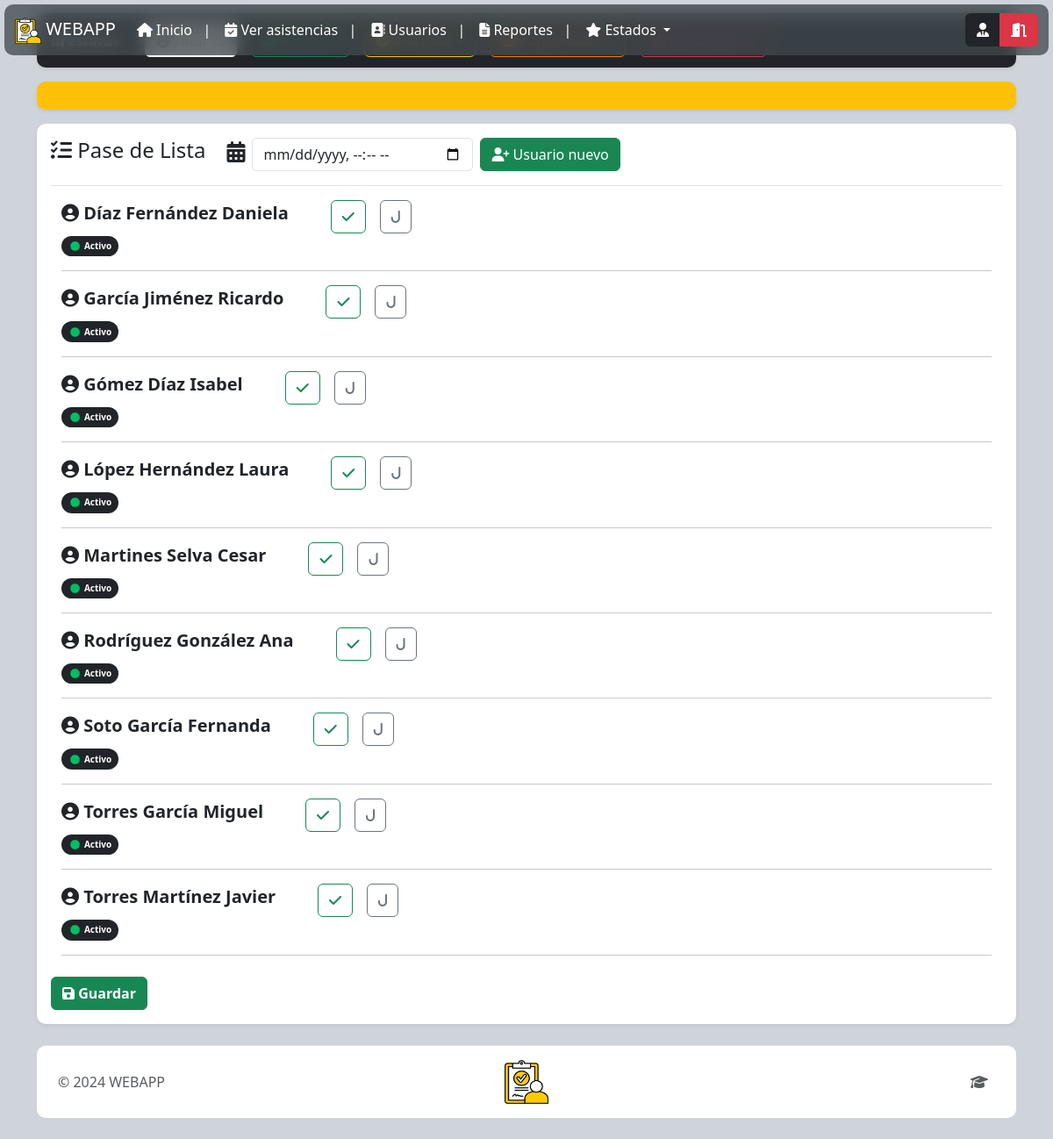
/views/admin/index.php (signed in), run on the app's committed database.
### tables this page shows
CREATE TABLE `usuario` (
  `id_usuario` int(11) NOT NULL,
  `fecha_ingreso_taller` varchar(80) DEFAULT NULL,
  `nombre` varchar(50) DEFAULT NULL,
  `apellidoM` varchar(50) DEFAULT NULL,
  `apellidoP` varchar(50) DEFAULT NULL,
  `fecha_nacimiento` varchar(80) DEFAULT NULL,
  `fotografia` varchar(255) DEFAULT NULL,
  `grado` varchar(15) DEFAULT NULL,
  `profesion` varchar(100) DEFAULT NULL,
  `domicilio_profesion` varchar(200) DEFAULT NULL,
  `rfc` varchar(50) DEFAULT NULL,
  `celular` varchar(20) DEFAULT NULL,
  `correo` varchar(50) DEFAULT NULL,
  `telefonoCasa` varchar(20) DEFAULT NULL,
  `telefonoTrabajo` varchar(20) DEFAULT NULL,
  `domicilio` varchar(255) DEFAULT NULL,
  `tipoSangre` varchar(4) DEFAULT NULL,
  `padecimientos` varchar(200) DEFAULT NULL,
  `alergia` varchar(20) DEFAULT NULL,
  `seguro` varchar(50) DEFAULT NULL,
  `contacto_emergenciaNombre` varchar(100) DEFAULT NULL,
  `contacto_emergenciaTelefono` varchar(20) DEFAULT NULL,
  `conyugue` varchar(50) DEFAULT NULL,
  `conyugueCumpleaños` varchar(100) DEFAULT NULL,
  `fechagrado1` varchar(255) DEFAULT NULL,
  `fechagrado2` varchar(255) DEFAULT NULL,
  `fechagrado3` varchar(255) DEFAULT NULL,
  `estado` int(11) DEFAULT NULL
);

### models/usuarios.php (called while the page is built, shortened)
<?php
require_once("../../config/conexion.php");
class usuario
{
    private $PDO;
    public function __construct()
    {
        $con = new Conexion();
        $this->PDO = $con->open();
    }
    public function __destruct()
    {
        $this->PDO = NULL;
    }
    public function readEstado($estado)
    {
        $statement = "SELECT * FROM usuario WHERE estado = :estado";
        $query = $this->PDO->prepare($statement);
        $query->bindParam(":estado", $estado);
        return ($query->execute()) ? $query->fetchAll() : false;
    }
}

### config/conexion.php (called while the page is built, shortened)
<?php
    class Conexion
    {
        private $server = "localhost";
        private $db = "webapp";
        private $user = "root";
        private $password = "";
        public function open()
        {
            try {
                $this->conexion = new PDO("mysql:host=$this->server;dbname=$this->db", "$this->user", "$this->password");
                return $this->conexion;
            } catch (PDOException $e) {
                echo "Error: " . $e->getMessage();
            }
        }
    }
?>

### controllers/usuariosController.php (called while the page is built, shortened)
<?php
require_once("../../models/usuarios.php");
class usuariosController
{
    private $model;
    function __construct()
    {
        $this->model = new usuario();
    }
    public function readUsuarioEstado($estado)
    {
        return ($this->model->readEstado($estado)) ? $this->model->readEstado($estado) : false;
    }
}

### views/admin/index.php (the view, shortened to what this page needs)
<?php
require_once("template/header.php")
?>
<?php
require_once("../../controllers/usuariosController.php");
if ($_SERVER['REQUEST_METHOD'] == 'GET') {
    if (isset($_GET["inactivo"])) {
        $opcion = $_GET["inactivo"];
        $objControl = new usuariosController();
        $rows = ($opcion = 'inactivo') ? $objControl->readUsuarioEstado(0) : $objControl->readUsuarioEstado(1);
    } elseif (isset($_GET["suspendido"])) {
        $opcion = $_GET["suspendido"];
        $objControl = new usuariosController();
        $rows = ($opcion = 'suspendido') ? $objControl->readUsuarioEstado(2) : $objControl->readUsuarioEstado(1);
    } elseif (isset($_GET["expulsado"])) {
        $opcion = $_GET["expulsado"];
        $objControl = new usuariosController();
        $rows = ($opcion = 'expulsado') ? $objControl->readUsuarioEstado(3) : $objControl->readUsuarioEstado(1);
    } else {
        $objControl = new usuariosController();
        $rows = $objControl->readUsuarioEstado(1);
    }
} else {
    header("Location: index.php");
}
$objControl = new usuariosController();
$rows2 = $objControl->readUsuario();
$countActivos = 0;
$countSuspendidos = 0;
$countExpulsados = 0;
$countInactivos = 0;
if (is_array($rows2)) {
    foreach ($rows2 as $row2) {
        if ($row2['estado'] == 1) {
            $countActivos++;
        } elseif ($row2['estado'] == 2) {
            $countSuspendidos++;
        } elseif ($row2['estado'] == 3) {
            $countExpulsados++;
        } elseif ($row2['estado'] == 0) {
            $countInactivos++;
        }
    }
} else {
}
if (is_array($rows)) {
    usort($rows, 'compareByApellidoP');
} else {
}
$i = 0;
?>
<main class="container">
    <div class="nav-scroller bg-dark shadow-sm" style="border-radius: 10px; margin: 0px; margin-top: 15px;">
        <nav class="nav p-1 " aria-label="Secondary navigation">
            <div class="d-flex align-content-start flex-wrap">
                <div class="mt-2">
                    <label class="btn btn-black rounded-0" style=" pointer-events: none; color:white;">
                        <i class="fa-solid fa-chart-simple"></i> <b>Estatus</b>
                    </label>
                </div>
                <div class="mt-2">
                    <label class="btn btn-light ms-3" style="pointer-events: none;">
                        <i class="fa-solid fa-circle-user"></i>
                        Total <?= $countActivos + $countInactivos + $countSuspendidos + $countExpulsados ?>
                    </label>
                </div>
                <div class="mt-2">
                    <label class="btn btn-outline-success  ms-3" style="pointer-events: none;">
                        <i class="fa-solid fa-circle-check"></i>
                        Activos <?= $countActivos ?>
                    </label>
                </div>
                <div class="mt-2">
                    <label class="btn btn-outline-warning ms-3" style="pointer-events: none;">
                        <i class="fa-solid fa-circle-xmark"></i>
                        Inactivos <?= $countInactivos ?>
                    </label>
                </div>
                <div class="mt-2">
                    <label class="btn btn-outline ms-3" style="pointer-events: none; border-color: #ff7d00;color:#ff7d00">
                        <i class="fa-solid fa-circle-exclamation"></i>
                        Suspendidos <?= $countSuspendidos ?>
                    </label>
                </div>
                <div class="mt-2 mb-2">
                    <label class="btn btn-outline-danger ms-3" style="pointer-events: none;">
                        <i class="fa-solid fa-ban"></i>
                    </label>
                </div>
            </div>
        </nav>
    </div>
    <div class="d-flex align-items-center p-3 my-3 text-white bg-warning shadow-sm" style="border-radius: 10px;"></div>
    <div class="my-3 p-3 bg-body shadow-sm" style="border-radius: 10px;">
        <form action="asistenciaInsert.php" method="POST">
            <?php if (empty($rows)) : ?>
            <?php else : ?>
                <div class="d-flex flex-wrap  border-bottom">
                    <div class="">
                        <h4 class="pb-2 mb-0"><i class="fa-solid fa-list-check"></i>
                            <?php
                            $varInactivo = "inactivo";
                            $varSuspendido = "suspendido";
                            $varExpulsado = "expulsado";
                            if (isset($_GET["inactivo"]) == $varInactivo) {
                                echo "Usuarios Inactivos";
                            } elseif (isset($_GET["suspendido"]) == $varSuspendido) {
                                echo "Usuarios Suspendidos";
                            } elseif (isset($_GET["expulsado"]) == $varExpulsado) {
                                echo "Usuarios Expulsados";
                            } else {
                                echo "Pase de Lista";
                            }
                            ?>
                        </h4>
                    </div>
                    <div class="ms-4 mt-1">
                        <i class="fa-solid fa-calendar-days fa-xl"></i>
                    </div>
                    <div class="ms-2">
                        <?php
                        $userTimezone = "America/Mazatlan";
                        $currentTime = new DateTime("now", new DateTimeZone($userTimezone));
                        ?>
                        <?php
                        $varInactivo = "inactivo";
                        $varSuspendido = "suspendido";
                        $varExpulsado = "expulsado";
                        if (!isset($_GET[$varInactivo]) && !isset($_GET[$varSuspendido]) && !isset($_GET[$varExpulsado])) {
                        ?>
                            <input for="" type="datetime-local" class="input-group-small mb-3 form-control" name="fecha" value="<?php echo $currentTime->format("d-m-Y H:i"); ?>" style="border-radius:5px" required>
                        <?php } ?>
                    </div>
                    <div class="ms-2 mb-3">
                        <a href="insertUsuario.php" class="btn btn-success"><i class="fa-solid fa-user-plus"></i> Usuario nuevo</a>
                    </div>
                </div>
            <?php endif; ?>
            <?php if (empty($rows)) : ?>
                <div class="alert alert-danger" role="alert">
                    Aún no se encuentran usuarios registrados, si desea agregar usuarios <a href="insertUsuario.php" class="alert-link">pulse aquí</a>.
                </div>
            <?php else : ?>
                <div class="container pt-3">
                    <?php foreach ($rows as $row) : $i++ ?>
                        <div class="d-flex">
                            <strong class="d-block text-dark fs-5 pb-2">
                                <i class="fa-solid fa-circle-user"></i>
                                <?= $row['apellidoP'] . ' ' . $row['apellidoM'] . ' ' . $row['nombre'] ?>
                            </strong>
                            <?php if ($row['estado'] == 1) { ?>
                                <div class="ms-5">
                                    <div class="btn-group" role="group" aria-label="Basic checkbox toggle button group">
                                        <label class="btn btn-outline-success" for="btncheck<?= $row['id_usuario'] ?>_1"><i class="fa-solid fa-check"></i></label>
                                    </div>
                                </div>
                                <div class="ms-3">
                                    <div class="btn-group" role="group" aria-label="Basic checkbox toggle button group">
                                        <label class="btn btn-outline-secondary" for="btncheck<?= $row['id_usuario'] ?>_2"><i class="fa-solid fa-j"></i></label>
                                    </div>
                                </div>
                            <?php } else {
                            } ?>
                        </div>
                        <div class="d-flex">
                            <div class="col-md-auto">
                                <span class="badge text-bg-dark rounded-pill">
                                    <img src="../src/img/<?= $row['estado'] ?>.png" alt="Estado" width="15px" height="15px">
                                    <b class="" style="font-size:smaller">
                                        <?php if ($row['estado'] == 1) {
                                            echo "Activo";
                                        } elseif ($row['estado'] == 2) {
                                            echo "Suspendido";
                                        } elseif ($row['estado'] == 3) {
                                            echo "Expulsado";
                                        } else {
                                            echo "Inactivo";
                                        }
                                        ?>
                                    </b>
                                </span>
                            </div>
                        </div>
                        <hr>
                    <?php endforeach; ?>
                </div>
            <?php endif; ?>
            <?php if (empty($rows)) : ?>
                <?php else :
                $var = "inactivo";
                $var2 = "suspendido";
                $var3 = "expulsado";
                if ($var != isset($_GET["inactivo"]) && $var2 != isset($_GET["suspendido"]) && $var3 !=  isset($_GET["expulsado"]) ) : ?>
                    <div class="d-grid gap-2 d-md-flex justify-content-md-start pt-2">
                        <button class="btn btn-success" type="submit"><i class="fa-solid fa-floppy-disk"></i> <b>Guardar</b></button>
                    </div>
                <?php endif; ?>
            <?php endif; ?>
        </form>
    </div>
    <?php require_once("template/footer.php") ?>

### views/admin/template/header.php (shortened to what this page needs)
<!DOCTYPE html>
<html lang="es">
<head>
    <link href="https://cdn.jsdelivr.net/npm/bootstrap@5.3.2/dist/css/bootstrap.min.css" rel="stylesheet">
    <link href="https://getbootstrap.com/docs/5.2/examples/offcanvas-navbar/offcanvas.css" rel="stylesheet">
</head>
<body class="bg bg-dark-subtle">
    <nav class="navbar navbar-expand-lg navbar-dark fixed-top" style="border-radius: 10px; margin: 5px; backdrop-filter: blur(10px); background-color: #42494fc4;">
        <div class="container-fluid">
            <a class="navbar-brand" href="./index.php">
                <img src="../src/img/icon.png" alt="FOTO" width="30px" height="30px">
                WEBAPP
            </a>
            <div class="collapse navbar-collapse" id="navbarSupportedContent" style="border-radius: 10px;">
                <ul class="navbar-nav me-auto mb-2 mb-lg-0">
                    <li class="nav-item">
                        <a class="nav-link active" aria-current="page" href="./index.php"><i class="fa-solid fa-house"></i> Inicio &nbsp;&nbsp;|</a>
                    </li>
                    <li class="nav-item">
                        <a class="nav-link active" href="./readAsistencias.php"><i class="fa-solid fa-calendar-check"></i> Ver asistencias &nbsp;&nbsp;|</a>
                    </li>
                    <li class="nav-item">
                        <a class="nav-link active" href="./readAllUsuarios.php"><i class="fa-solid fa-address-book"></i> Usuarios &nbsp;&nbsp;|</a>
                    </li>
                    <li class="nav-item">
                        <a class="nav-link active" href="../report/reporteAsistencias.php"><i class="fa-solid fa-file-lines"></i> Reportes &nbsp;&nbsp;|</a>
                    </li>
                    <li class="nav-item dropdown">
                        <a class="nav-link dropdown-toggle active" href="#" role="button" data-bs-toggle="dropdown" aria-expanded="false">
                            <i class="fa-solid fa-star"></i> Estados
                        </a>
                    </li>
                </ul>
                <div class="btn-group" role="group" aria-label="Basic mixed styles example">
                <button class="btn btn-dark" style=" pointer-events: none;"><i class="fa-solid fa-user-tie"></i></button>
                <a href="../../controllers/logoutController.php" class="btn btn-danger"><i class="fa-solid fa-door-open"></i></a>
                </div>
            </div>
        </div>
    </nav>

### views/admin/template/footer.php (shortened to what this page needs)
<footer class="d-flex flex-wrap p-4 justify-content-between align-items-center py-3 my-4 border-top bg-body" style="border-radius: 10px;">
    <p class="col-md-4 mb-0 text-muted">&copy; 2024 WEBAPP</p>
    <a href="./index.php" class="col-md-4 d-flex align-items-center justify-content-center mb-3 mb-md-0 me-md-auto link-dark text-decoration-none">
    <img src="../src/img/icon.png" alt="FOTO" width="50px" height="50px">
    </a>
    <ul class="nav col-md-4 justify-content-end">
      <li class="nav-item"><a href="#" class="nav-link px-2 text-muted"><i class="fa-solid fa-graduation-cap"></i></a></li>
    </ul>
  </footer>
</main>
</body>
</html>

### data on the page
usuario: apellidoP "Díaz", apellidoM "Fernández", nombre "Daniela", estado "Activo"
usuario: apellidoP "García", apellidoM "Jiménez", nombre "Ricardo", estado "Activo"
usuario: apellidoP "Gómez", apellidoM "Díaz", nombre "Isabel", estado "Activo"
usuario: apellidoP "López", apellidoM "Hernández", nombre "Laura", estado "Activo"
usuario: apellidoP "Martines", apellidoM "Selva", nombre "Cesar", estado "Activo"
usuario: apellidoP "Rodríguez", apellidoM "González", nombre "Ana", estado "Activo"
usuario: apellidoP "Soto", apellidoM "García", nombre "Fernanda", estado "Activo"
usuario: apellidoP "Torres", apellidoM "García", nombre "Miguel", estado "Activo"
usuario: apellidoP "Torres", apellidoM "Martínez", nombre "Javier", estado "Activo"

### other printed values
$countActivos + $countInactivos + $countSuspendidos + $countExpulsados "18"
$countActivos "9"
$countInactivos "1"
$countSuspendidos "5"
